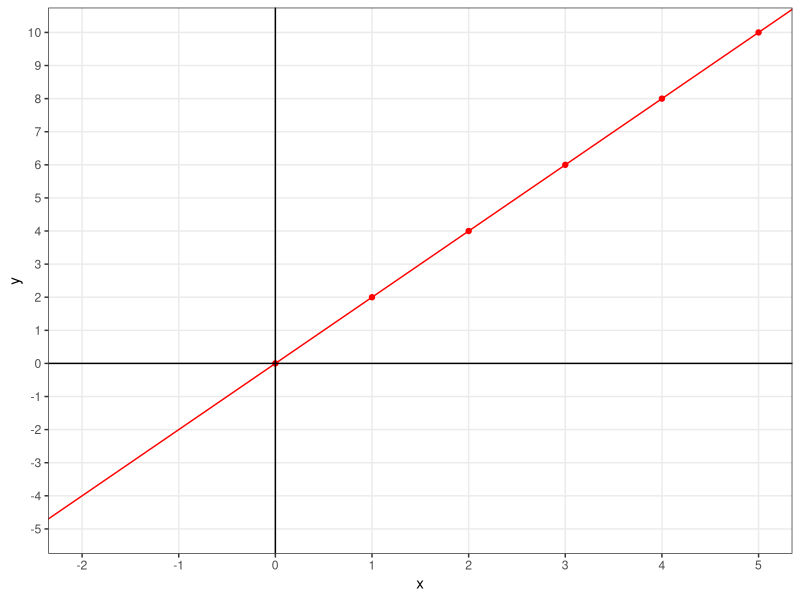
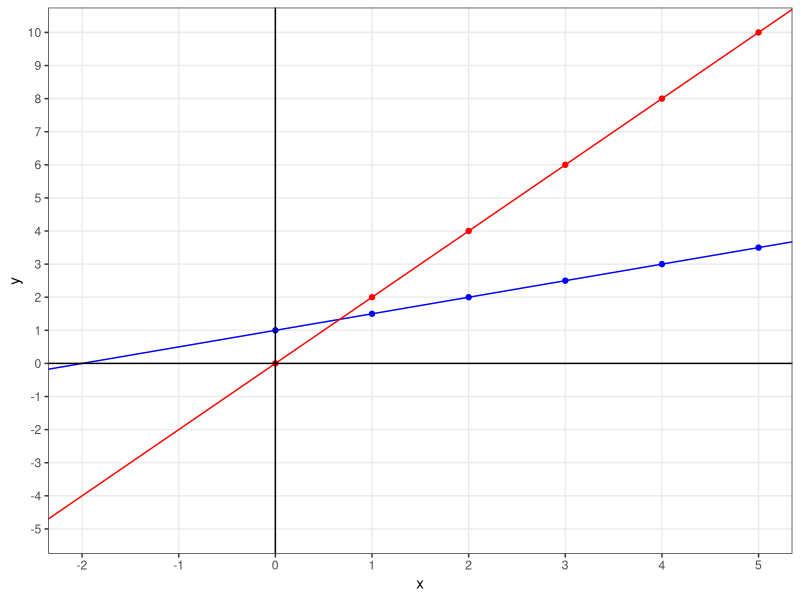
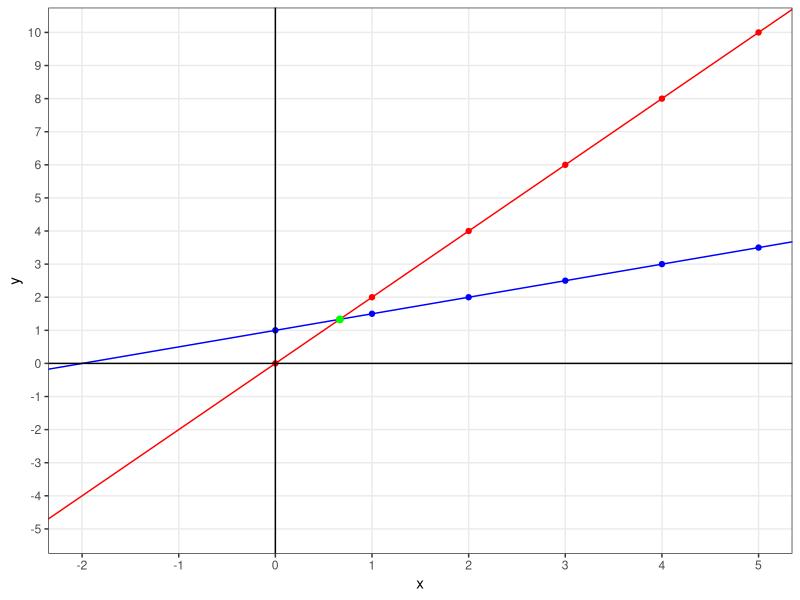

Here is the R script that generated these plots, in order:
## ---- chunk 1
library(magrittr)
library(dplyr)
library(ggplot2)
## ---- chunk 2
#| layout-nrow: 1
line1 <- data.frame(x=0:5) %>% mutate(y=2 * x)
knitr::kable(line1)

ggplot(data=line1, aes(x=x, y=y)) + 
  geom_point(colour="red") + 
  geom_abline(slope=2, intercept=0, colour="red") +
  theme_bw() +
  expand_limits(x=-2, y=-5) +
  scale_x_continuous(breaks = seq(-5, 5, by = 1), minor_breaks=NULL) +
  scale_y_continuous(breaks = seq(-15, 15, by = 1), minor_breaks=NULL) +
  geom_hline(yintercept=0) +
  geom_vline(xintercept=0)
## ---- chunk 3
#| layout-nrow: 1

line2 <- data.frame(x=0:5) %>% mutate(y=x/2 + 1)
plot_two_lines <- ggplot() +
  geom_point(data=line1, aes(x=x, y=y), colour="red") +
  geom_point(data=line2, aes(x=x, y=y), colour="blue") +
  geom_abline(slope=1/2, intercept=1, colour="blue") +
  geom_abline(slope=2, intercept=0, colour="red") +
  theme_bw() +
  expand_limits(x=-2, y=-5) +
  scale_x_continuous(breaks = seq(-5, 5, by = 1), minor_breaks=NULL) +
  scale_y_continuous(breaks = seq(-15, 15, by = 1), minor_breaks=NULL) +
  geom_hline(yintercept=0) +
  geom_vline(xintercept=0)

knitr::kable(line2)
plot_two_lines
## ---- chunk 4
mat <- matrix(c(-2, 1, -0.5, 1), byrow=TRUE, ncol=2)

isec_point <- solve(mat, c(0, 1))
## ---- chunk 5
plot_two_lines + geom_point(aes(x=0.667, y=1.33), colour="green", size=2)
